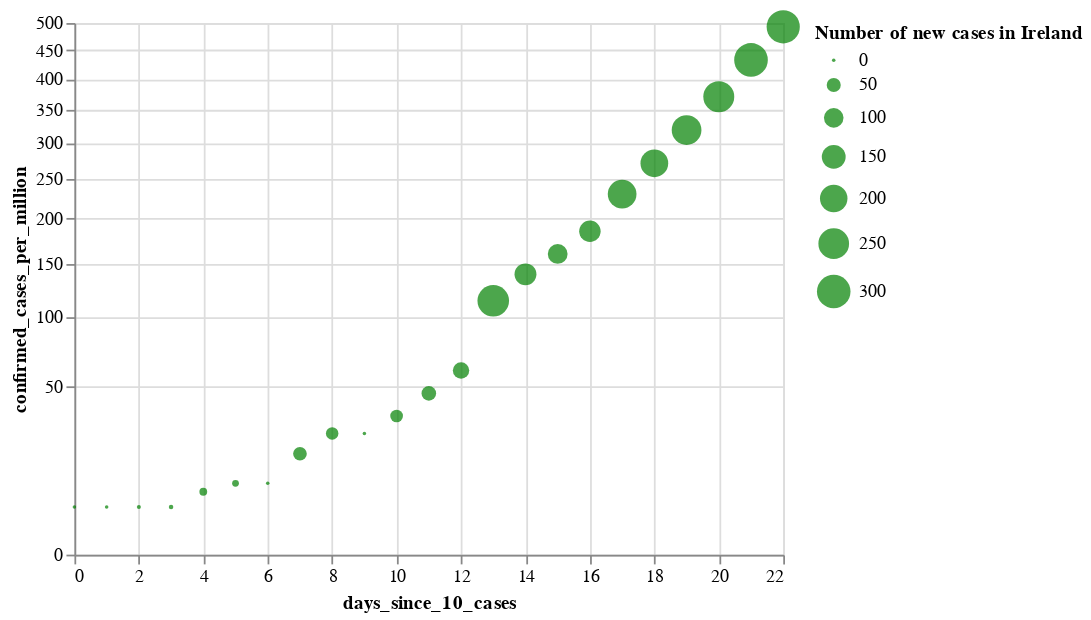

The notebook cell saved with this chart:
### Markdown cell above
# Number of Covid-19 cases per million
The respective population of Ireland, Italy, and Spain is as follows (in millions) [\[source\]](https://en.wikipedia.org/wiki/List_of_countries_and_dependencies_by_population):

- **Ireland** : 4.9M
- **Italy** : 60.2M
- **Spain** : 47.1M

If we plot a figure dividing the total number of cases reported daily by the population (in millions) we can find how many persons are infected per 1 million, which give us a normalized value we could use to understand the severity of the outbreak.

### The figure below shows that in fact Ireland has more cases per million than the most affected countries in Europe starting on March 16th, 2020, and growing quickly.

### Code cell
#hide

cases_per_million_ie_plot = alt.Chart(source_ie).mark_circle(
    color='green',
    opacity=0.7).encode(
    x='days_since_10_cases:Q',
#     y='confirmed_cases:Q',
    y=alt.Y('confirmed_cases_per_million:Q', scale=alt.Scale(type='sqrt')),
    size=alt.Size('new_cases:Q', title="Number of new cases in Ireland"),
    tooltip=['country', 'date:T', 'confirmed_cases:Q', 'confirmed_cases_per_million:Q', 'new_cases']
)#.interactive()

cases_per_million_ie_plot

### Figure 1 — Vega-Lite specification as saved in the notebook (floating-point values rounded to 4 significant figures)
{"config": {"view": {"continuousWidth": 400, "continuousHeight": 300}}, "data": {"name": "data-4b656f962742ef0edf51a449fa69f944"}, "mark": {"type": "circle", "color": "green", "opacity": 0.7}, "encoding": {"size": {"type": "quantitative", "field": "new_cases", "title": "Number of new cases in Ireland"}, "tooltip": [{"type": "nominal", "field": "country"}, {"type": "temporal", "field": "date"}, {"type": "quantitative", "field": "confirmed_cases"}, {"type": "quantitative", "field": "confirmed_cases_per_million"}, {"type": "quantitative", "field": "new_cases"}], "x": {"type": "quantitative", "field": "days_since_10_cases"}, "y": {"type": "quantitative", "field": "confirmed_cases_per_million", "scale": {"type": "sqrt"}}}, "$schema": "https://vega.github.io/schema/vega-lite/v4.0.2.json", "datasets": {"data-4b656f962742ef0edf51a449fa69f944": [{"country": "Ireland", "date": "2020-03-06", "days_since_10_cases": 0, "confirmed_cases": 18, "confirmed_cases_per_million": 4.0, "new_cases": 0}, {"country": "Ireland", "date": "2020-03-07", "days_since_10_cases": 1, "confirmed_cases": 18, "confirmed_cases_per_million": 4.0, "new_cases": 0}, {"country": "Ireland", "date": "2020-03-08", "days_since_10_cases": 2, "confirmed_cases": 19, "confirmed_cases_per_million": 4.0, "new_cases": 1}, {"country": "Ireland", "date": "2020-03-09", "days_since_10_cases": 3, "confirmed_cases": 21, "confirmed_cases_per_million": 4.0, "new_cases": 2}, {"country": "Ireland", "date": "2020-03-10", "days_since_10_cases": 4, "confirmed_cases": 34, "confirmed_cases_per_million": 7.0, "new_cases": 13}, {"country": "Ireland", "date": "2020-03-11", "days_since_10_cases": 5, "confirmed_cases": 43, "confirmed_cases_per_million": 9.0, "new_cases": 9}, {"country": "Ireland", "date": "2020-03-12", "days_since_10_cases": 6, "confirmed_cases": 43, "confirmed_cases_per_million": 9.0, "new_cases": 0}, {"country": "Ireland", "date": "2020-03-13", "days_since_10_cases": 7, "confirmed_cases": 90, "confirmed_cases_per_million": 18.0, "new_cases": 47}, {"country": "Ireland", "date": "2020-03-14", "days_since_10_cases": 8, "confirmed_cases": 129, "confirmed_cases_per_million": 26.0, "new_cases": 39}, {"country": "Ireland", "date": "2020-03-15", "days_since_10_cases": 9, "confirmed_cases": 129, "confirmed_cases_per_million": 26.0, "new_cases": 0}, {"country": "Ireland", "date": "2020-03-16", "days_since_10_cases": 10, "confirmed_cases": 169, "confirmed_cases_per_million": 34.0, "new_cases": 40}, {"country": "Ireland", "date": "2020-03-17", "days_since_10_cases": 11, "confirmed_cases": 223, "confirmed_cases_per_million": 46.0, "new_cases": 54}, {"country": "Ireland", "date": "2020-03-18", "days_since_10_cases": 12, "confirmed_cases": 292, "confirmed_cases_per_million": 60.0, "new_cases": 69}, {"country": "Ireland", "date": "2020-03-19", "days_since_10_cases": 13, "confirmed_cases": 557, "confirmed_cases_per_million": 114.0, "new_cases": 265}, {"country": "Ireland", "date": "2020-03-20", "days_since_10_cases": 14, "confirmed_cases": 683, "confirmed_cases_per_million": 139.0, "new_cases": 126}, {"country": "Ireland", "date": "2020-03-21", "days_since_10_cases": 15, "confirmed_cases": 785, "confirmed_cases_per_million": 160.0, "new_cases": 102}, {"country": "Ireland", "date": "2020-03-22", "days_since_10_cases": 16, "confirmed_cases": 906, "confirmed_cases_per_million": 185.0, "new_cases": 121}, {"country": "Ireland", "date": "2020-03-23", "days_since_10_cases": 17, "confirmed_cases": 1125, "confirmed_cases_per_million": 230.0, "new_cases": 219}, {"country": "Ireland", "date": "2020-03-24", "days_since_10_cases": 18, "confirmed_cases": 1329, "confirmed_cases_per_million": 271.0, "new_cases": 204}, {"country": "Ireland", "date": "2020-03-25", "days_since_10_cases": 19, "confirmed_cases": 1564, "confirmed_cases_per_million": 319.0, "new_cases": 235}, {"country": "Ireland", "date": "2020-03-26", "days_since_10_cases": 20, "confirmed_cases": 1819, "confirmed_cases_per_million": 371.0, "new_cases": 255}, {"country": "Ireland", "date": "2020-03-27", "days_since_10_cases": 21, "confirmed_cases": 2121, "confirmed_cases_per_million": 433.0, "new_cases": 302}, {"country": "Ireland", "date": "2020-03-28", "days_since_10_cases": 22, "confirmed_cases": 2415, "confirmed_cases_per_million": 493.0, "new_cases": 294}]}}
